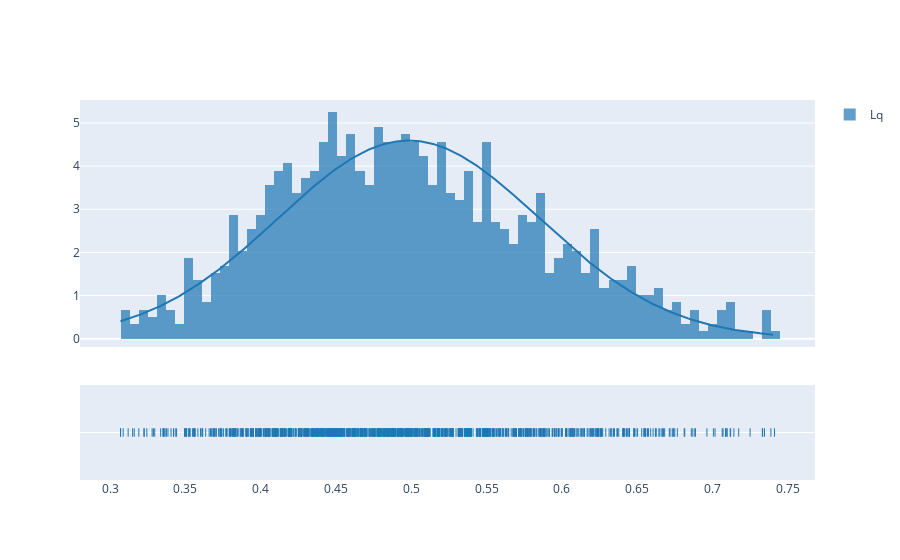

Notebook source saved alongside this figure:
### Markdown cell above
## Remoção de  outliers

### Code cell
data_without_outliers = remove_outliers(data_ic['Lq']['Amostras'])
fig = ff.create_distplot([data_without_outliers], ['Lq'], curve_type='normal', bin_size=0.006)
fig.show()

### Figure 1 — Plotly figure (JSON) as saved in the notebook; plotly's stock layout.template omitted (floating-point values rounded to 4 significant figures; data arrays with more than 128 entries replaced by an {"elided": "..."} marker saying what was removed)
{"data": [{"autobinx": false, "histnorm": "probability density", "legendgroup": "Lq", "marker": {"color": "rgb(31, 119, 180)"}, "name": "Lq", "opacity": 0.7, "type": "histogram", "x": {"elided": "985 float values"}, "xaxis": "x", "xbins": {"end": 0.7411, "size": 0.006, "start": 0.3069}, "yaxis": "y"}, {"legendgroup": "Lq", "marker": {"color": "rgb(31, 119, 180)"}, "mode": "lines", "name": "Lq", "showlegend": false, "type": "scatter", "x": {"elided": "500 float values"}, "xaxis": "x", "y": {"elided": "500 float values"}, "yaxis": "y"}, {"legendgroup": "Lq", "marker": {"color": "rgb(31, 119, 180)", "symbol": "line-ns-open"}, "mode": "markers", "name": "Lq", "showlegend": false, "type": "scatter", "x": {"elided": "985 float values"}, "xaxis": "x", "y": {"elided": "985 str values"}, "yaxis": "y2"}], "layout": {"barmode": "overlay", "hovermode": "closest", "legend": {"traceorder": "reversed"}, "xaxis": {"anchor": "y2", "domain": [0, 1], "zeroline": false}, "yaxis": {"anchor": "free", "domain": [0.35, 1], "position": 0}, "yaxis2": {"anchor": "x", "domain": [0, 0.25], "dtick": 1, "showticklabels": false}}}
